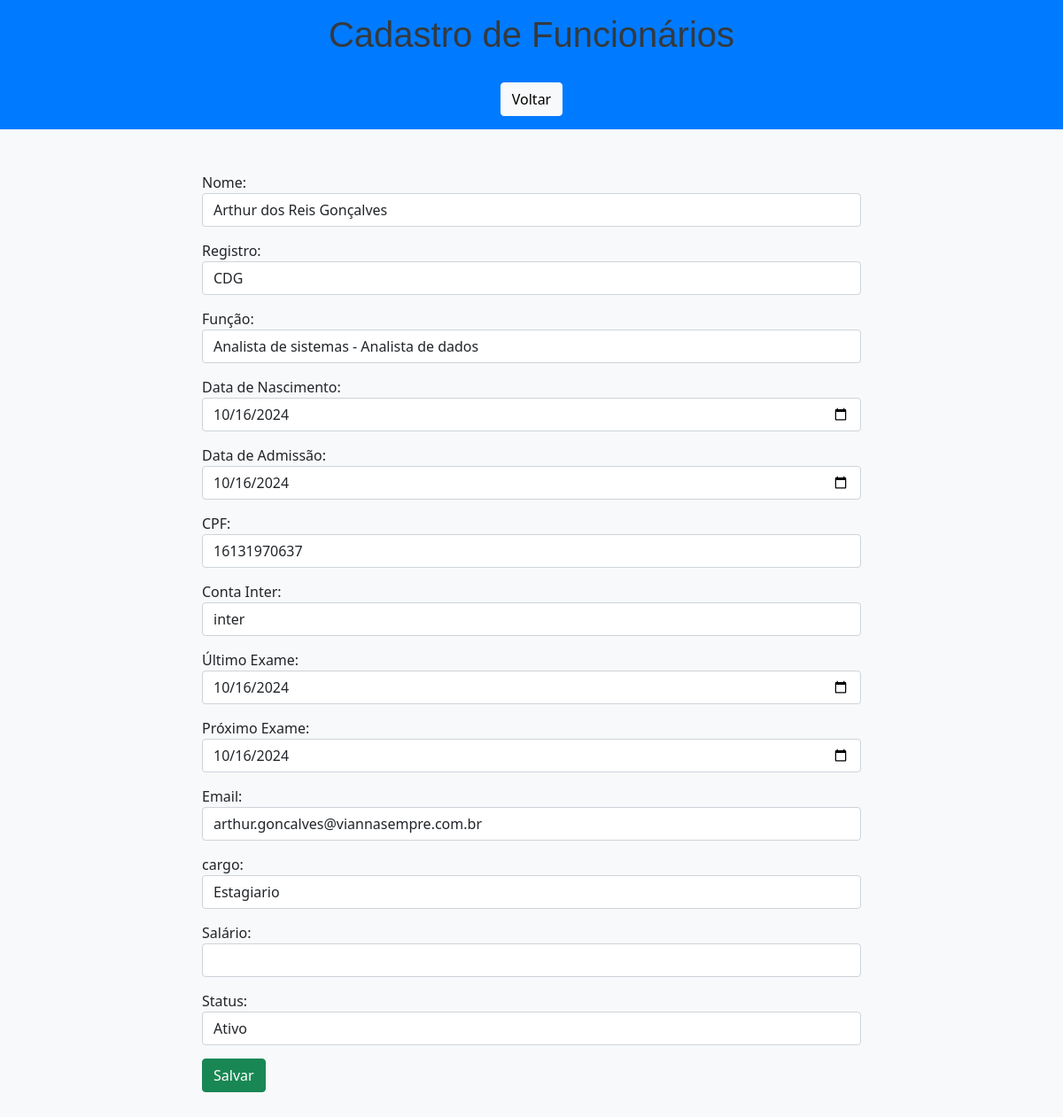
The page /edit/1/ on the database as committed earlier.
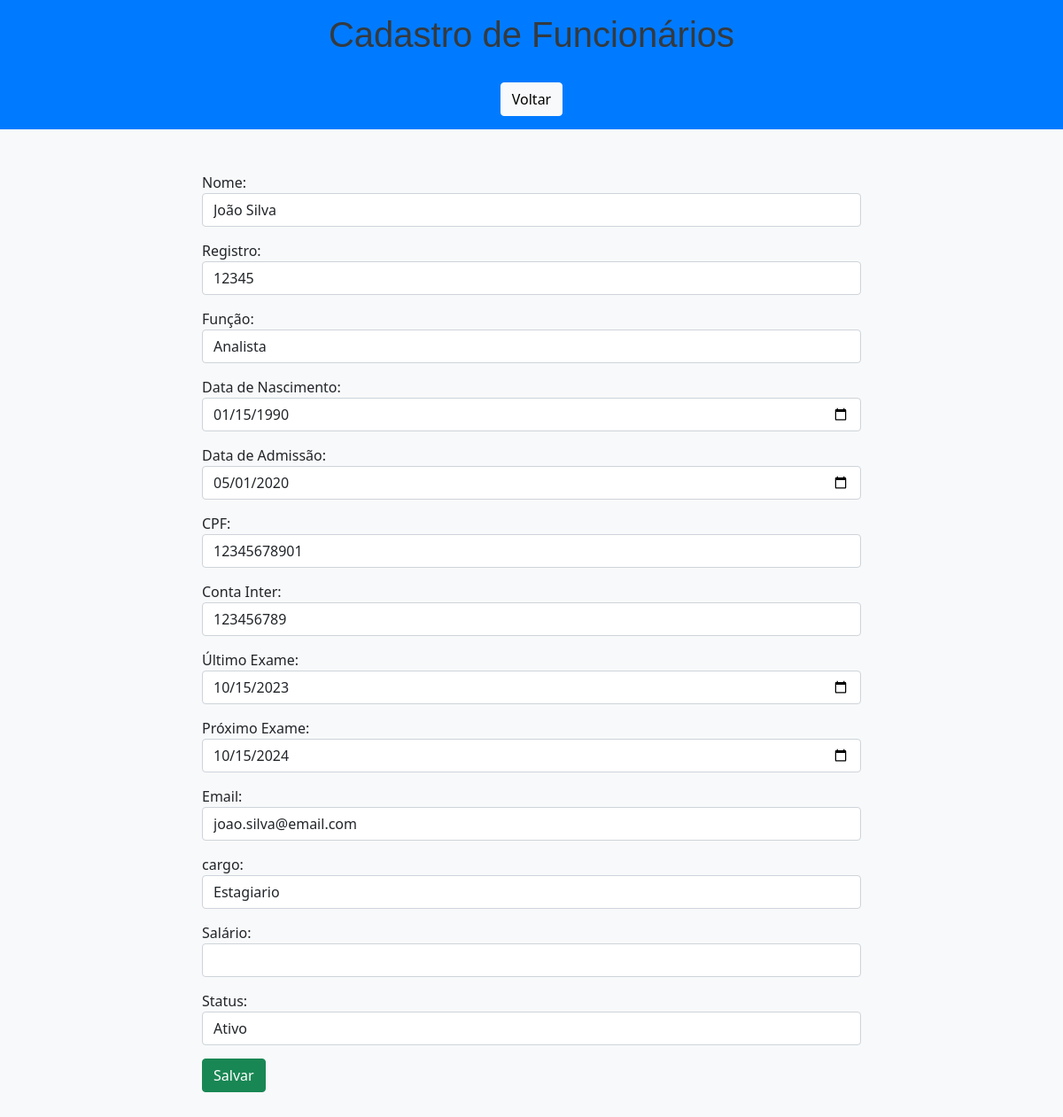
The same page on the database as committed later.
### app/models.py (models this page shows, shortened)
class Funcionarios(models.Model):
    cpf_validator = RegexValidator(
        r'^\d{11}$',
        'O CPF deve ter 11 dígitos numéricos.'
    )
    def validate_date_format(value):
        """Valida se o campo segue o formato de data 'YYYY-MM-DD'."""
        if not re.match(r'\d{4}-\d{2}-\d{2}', value):
            raise ValidationError('A data deve estar no formato YYYY-MM-DD.')
    nome = models.CharField(max_length=150, verbose_name='Nome')
    registro = models.CharField(max_length=50, verbose_name='Registro')
    funcao = models.CharField(max_length=100, verbose_name='Função')
    data_nascimento = models.CharField(
        max_length=100,
        verbose_name='Data de Nascimento',
        validators=[validate_date_format]
    )
    data_admissao = models.CharField(
        max_length=100,
        verbose_name='Data de Admissão',
        validators=[validate_date_format]
    )
    cpf = models.CharField(max_length=11, validators=[cpf_validator], unique=True, verbose_name='CPF')
    conta_inter = models.CharField(max_length=20, verbose_name='Conta Inter')
    ultimo_exame = models.CharField(
        max_length=100,
        null=True,
        blank=True,
        verbose_name='Último Exame',
        validators=[validate_date_format]
    )
    proximo_exame = models.CharField(
        max_length=100,
        null=True,
        blank=True,
        verbose_name='Próximo Exame',
        validators=[validate_date_format]
    )
    email = models.EmailField(max_length=100, validators=[EmailValidator()], unique=True, verbose_name='Email')
    salario = models.DecimalField(max_digits=10, decimal_places=2, verbose_name='Salário')
    status = models.CharField(max_length=50, verbose_name='Status')
    cargo = models.CharField(max_length=50, verbose_name='Status')

### app/views.py (the view)
# urls.py: path('edit/<int:pk>/', edit, name='edit'),
def edit(request, pk):
    funcionario = get_object_or_404(Funcionarios, pk=pk)
    form = FuncionariosForm(instance=funcionario)
    return render(request, 'Funcionarios/form.html', {'form': form, 'db': funcionario})

### app/forms.py
class FuncionariosForm(ModelForm):
    class Meta:
        model = Funcionarios
        fields = [
            'nome',
            'registro',
            'funcao',
            'data_nascimento',
            'data_admissao',
            'cpf',
            'conta_inter',
            'ultimo_exame',
            'proximo_exame',
            'email',
            'salario',
            'status',
            'cargo'
        ]
        widgets = {
            'data_nascimento': forms.TextInput(attrs={'placeholder': 'dd/mm/yyyy', 'class': 'date-input'}),
            'data_admissao': forms.TextInput(attrs={'placeholder': 'dd/mm/yyyy', 'class': 'date-input'}),
            'ultimo_exame': forms.TextInput(attrs={'placeholder': 'dd/mm/yyyy', 'class': 'date-input'}),
            'proximo_exame': forms.TextInput(attrs={'placeholder': 'dd/mm/yyyy', 'class': 'date-input'}),
            'email': forms.EmailInput(attrs={'placeholder': 'email@exemplo.com'}),
        }

### app/templates/Funcionarios/form.html (shortened to what the changed rows need)
<!DOCTYPE html>
<html lang="pt-br">
<head>
    <link href="https://cdn.jsdelivr.net/npm/bootstrap@5.0.2/dist/css/bootstrap.min.css" rel="stylesheet">
</head>
<body>
    <header class="header text-center">
        <h1>Cadastro de Funcionários</h1>
    </header>
    <div class="container mt-5">
        <div class="col-8 m-auto">
            <form name="form" id="form" action="{% if db %}{% url 'update' db.id %}{% else %}{% url 'create' %}{% endif %}" method="post">
                <div class="form-group">
                    <label for="nome">Nome:</label>
                    <input type="text" id="nome" name="nome" class="form-control" value="{{ form.nome.value|default_if_none:'' }}">
                </div>
                <div class="form-group">
                    <label for="registro">Registro:</label>
                    <input type="text" id="registro" name="registro" class="form-control" value="{{ form.registro.value|default_if_none:'' }}">
                </div>
                <div class="form-group">
                    <label for="funcao">Função:</label>
                    <input type="text" id="funcao" name="funcao" class="form-control" value="{{ form.funcao.value|default_if_none:'' }}">
                </div>
                <div class="form-group">
                    <label for="data_nascimento">Data de Nascimento:</label>
                    <input type="date" id="data_nascimento" name="data_nascimento" class="form-control" value="{{ form.data_nascimento.value|default_if_none:'' }}">
                </div>
                <div class="form-group">
                    <label for="data_admissao">Data de Admissão:</label>
                    <input type="date" id="data_admissao" name="data_admissao" class="form-control" value="{{ form.data_admissao.value|default_if_none:'' }}">
                </div>
                <div class="form-group">
                    <label for="cpf">CPF:</label>
                    <input type="text" id="cpf" name="cpf" class="form-control" value="{{ form.cpf.value|default_if_none:'' }}">
                </div>
                <div class="form-group">
                    <label for="conta_inter">Conta Inter:</label>
                    <input type="text" id="conta_inter" name="conta_inter" class="form-control" value="{{ form.conta_inter.value|default_if_none:'' }}">
                </div>
                <div class="form-group">
                    <label for="ultimo_exame">Último Exame:</label>
                    <input type="date" id="ultimo_exame" name="ultimo_exame" class="form-control" value="{{ form.ultimo_exame.value|default_if_none:'' }}">
                </div>
                <div class="form-group">
                    <label for="proximo_exame">Próximo Exame:</label>
                    <input type="date" id="proximo_exame" name="proximo_exame" class="form-control" value="{{ form.proximo_exame.value|default_if_none:'' }}">
                </div>
                <div class="form-group">
                    <label for="email">Email:</label>
                    <input type="email" id="email" name="email" class="form-control" value="{{ form.email.value|default_if_none:'' }}">
                </div>
                <div class="form-group">
                    <label for="cargo">cargo:</label>
                    <select id="cargo" name="cargo" class="form-control">
                        <option value="Estagiario" {% if form.cargo.value == "Estagiario" %}selected{% endif %}>Estagiario</option>
                    </select>
                </div>
                <div class="form-group">
                    <label for="salario">Salário:</label>
                    <input type="number" step="0.01" id="salario" name="salario" class="form-control" value="{{ form.salario.value|default_if_none:'' }}">
                </div>
                <div class="form-group">
                    <label for="status">Status:</label>
                    <select id="status" name="status" class="form-control">
                        <option value="Ativo" {% if form.status.value == "Ativo" %}selected{% endif %}>Ativo</option>
                    </select>
                </div>
            </form>
        </div>
    </div>
</body>
</html>

Rows that differ between the two databases and show on the page:
changed Funcionarios "Estagiario": nome "Arthur dos Reis Gonçalves" → "João Silva"; registro "CDG" → "12345"; funcao "Analista de sistemas - Analista de dados" → "Analista"; data_nascimento "10/16/2024" → "01/15/1990"; data_admissao "10/16/2024" → "05/01/2020"; cpf "16131970637" → "12345678901"; conta_inter "inter" → "123456789"; ultimo_exame "10/16/2024" → "10/15/2023"; proximo_exame "10/16/2024" → "10/15/2024"; email "arthur.goncalves@viannasempre.com.br" → "joao.silva@email.com"
